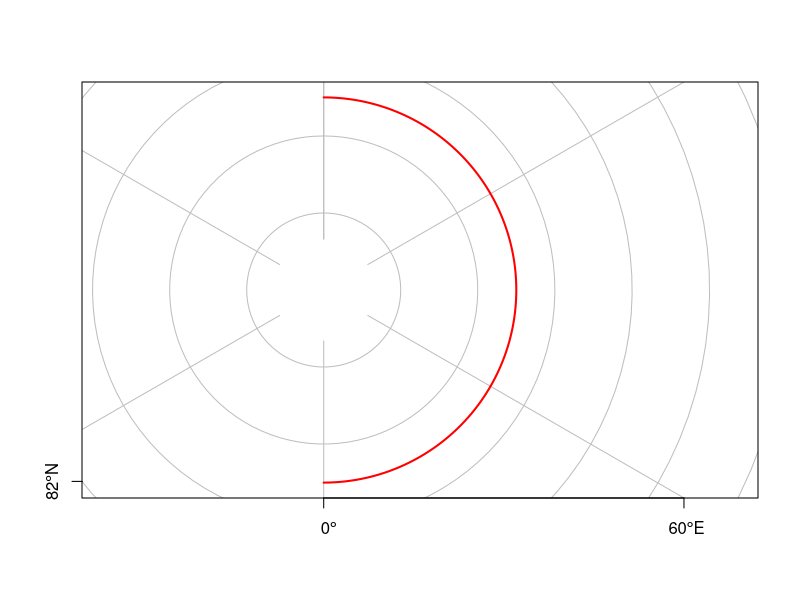
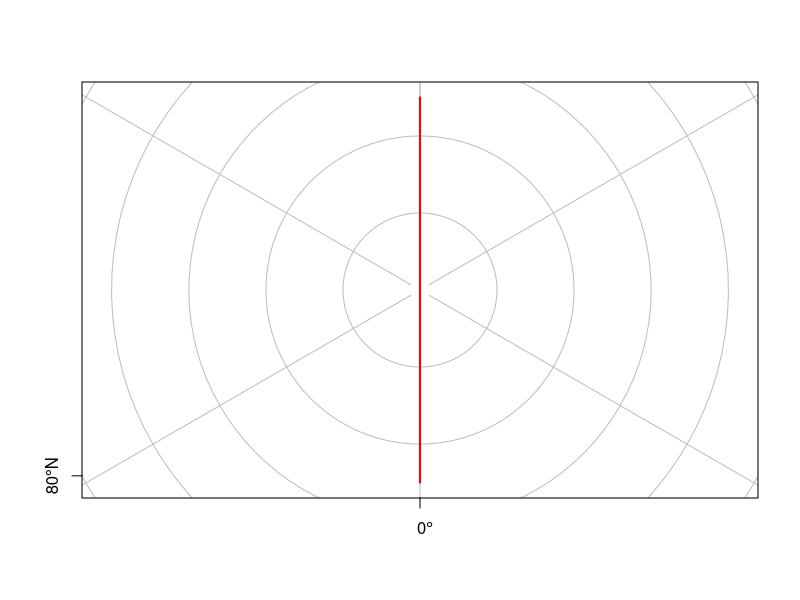
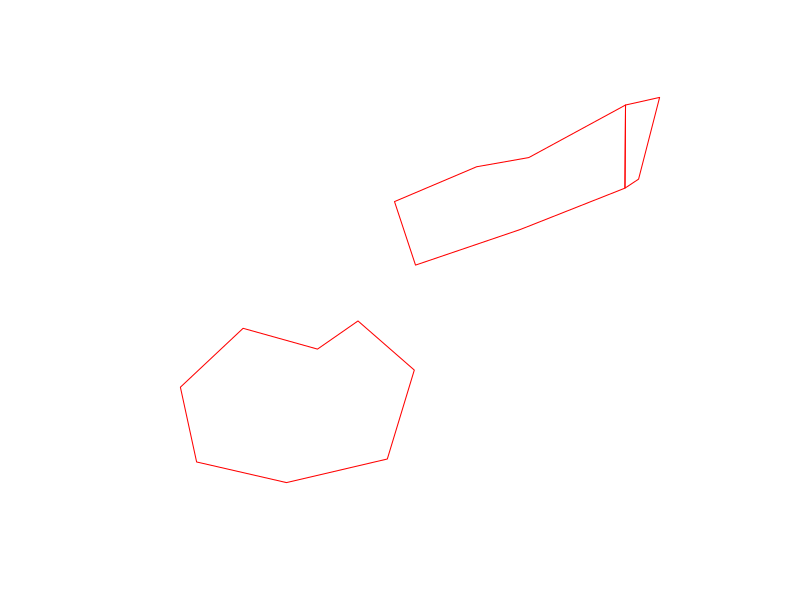
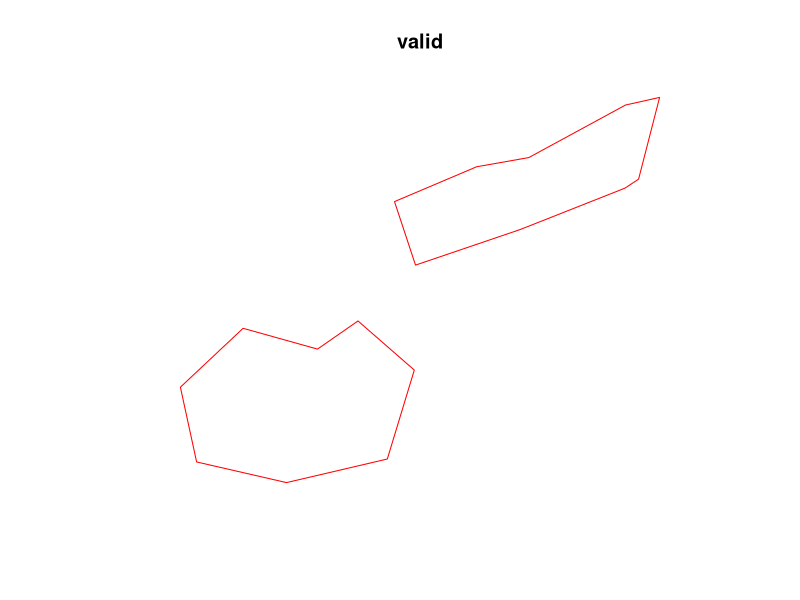
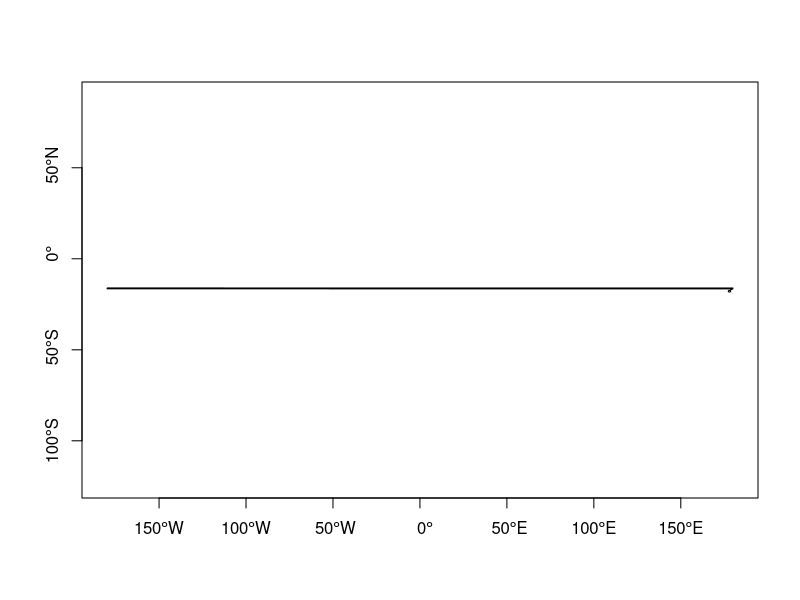

These figures' R source, in order:
## ---- chunk 1
library(sf)
l <- st_as_sfc("LINESTRING(0 85,180 85)") %>%
	st_segmentize(1) %>%
	st_set_crs('EPSG:4326')
plot(st_transform(l, 'EPSG:3995'), col = 'red', lwd = 2,
	 graticule = TRUE, axes = TRUE, reset = FALSE)
## ---- chunk 2
library(sf)
l <- st_as_sfc("LINESTRING(0 85,0 90,180 90,180 85)") %>%
	st_segmentize(1) %>%
	st_set_crs('EPSG:4326')
plot(st_transform(l, 'EPSG:3995'), col = 'red', lwd = 2,
	 graticule = TRUE, axes = TRUE, reset = FALSE)
## ---- chunk 3
fi = rnaturalearth::ne_countries(country = "Fiji", returnclass="sf") %>%
		st_geometry()
s2 = sf_use_s2(FALSE)
st_is_valid(fi)
## ---- chunk 4
ortho = "+proj=ortho +lon_0=178.6 +lat_0=-17.3"
st_transform(fi, ortho) %>% st_is_valid()
plot(st_transform(fi, ortho), border = 'red')
## ---- chunk 5
sf_use_s2(TRUE)
st_is_valid(fi)
## ---- chunk 6
fi.s2 = st_make_valid(fi)
st_is_valid(fi.s2)
plot(st_transform(fi.s2, ortho), border = 'red')
title("valid")
## ---- chunk 7
plot(fi.s2, axes = TRUE)
## ---- chunk 8
sf_use_s2(FALSE)
(c1 = st_centroid(fi))
sf_use_s2(TRUE)
(c2 = st_centroid(fi.s2))
st_distance(c1, c2)
sf_use_s2(s2)
